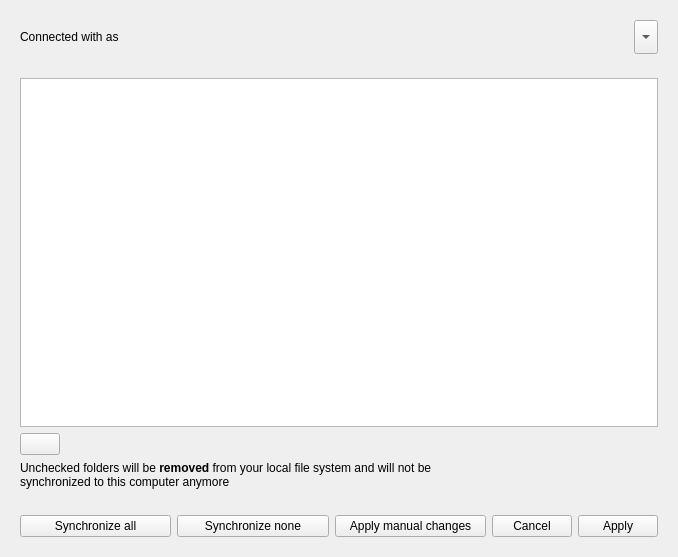
<?xml version="1.0" encoding="UTF-8"?>
<ui version="4.0">
 <class>CUR::AccountSettings</class>
 <widget class="QWidget" name="CUR::AccountSettings">
  <property name="geometry">
   <rect>
    <x>0</x>
    <y>0</y>
    <width>678</width>
    <height>557</height>
   </rect>
  </property>
  <property name="windowTitle">
   <string>Form</string>
  </property>
  <layout class="QVBoxLayout" name="verticalLayout_2">
   <item>
    <widget class="QWidget" name="accountStatus" native="true">
     <layout class="QHBoxLayout" name="horizontalLayout_4">
      <item>
       <widget class="QLabel" name="connectLabel">
        <property name="sizePolicy">
         <sizepolicy hsizetype="MinimumExpanding" vsizetype="Preferred">
          <horstretch>0</horstretch>
          <verstretch>0</verstretch>
         </sizepolicy>
        </property>
        <property name="text">
         <string>Connected with &lt;server&gt; as &lt;user&gt;</string>
        </property>
        <property name="textFormat">
         <enum>Qt::TextFormat::RichText</enum>
        </property>
        <property name="wordWrap">
         <bool>true</bool>
        </property>
        <property name="openExternalLinks">
         <bool>true</bool>
        </property>
       </widget>
      </item>
      <item>
       <widget class="CUR::ArrowToolButton" name="_accountToolbox">
        <property name="minimumSize">
         <size>
          <width>0</width>
          <height>34</height>
         </size>
        </property>
        <property name="cursor">
         <cursorShape>PointingHandCursor</cursorShape>
        </property>
        <property name="text">
         <string>...</string>
        </property>
        <property name="arrowType">
         <enum>Qt::ArrowType::DownArrow</enum>
        </property>
       </widget>
      </item>
     </layout>
    </widget>
   </item>
   <item>
    <widget class="QStackedWidget" name="stackedWidget">
     <property name="sizePolicy">
      <sizepolicy hsizetype="Expanding" vsizetype="Expanding">
       <horstretch>0</horstretch>
       <verstretch>5</verstretch>
      </sizepolicy>
     </property>
     <property name="currentIndex">
      <number>1</number>
     </property>
     <widget class="QWidget" name="loadingPage">
      <layout class="QVBoxLayout" name="verticalLayout_4">
       <item>
        <spacer name="verticalSpacer_2">
         <property name="orientation">
          <enum>Qt::Orientation::Vertical</enum>
         </property>
         <property name="sizeHint" stdset="0">
          <size>
           <width>20</width>
           <height>40</height>
          </size>
         </property>
        </spacer>
       </item>
       <item>
        <widget class="QLabel" name="label">
         <property name="text">
          <string>Preparing the account</string>
         </property>
         <property name="alignment">
          <set>Qt::AlignmentFlag::AlignCenter</set>
         </property>
        </widget>
       </item>
       <item>
        <layout class="QHBoxLayout" name="horizontalLayout_6">
         <item>
          <widget class="QProgressIndicator" name="spinner" native="true"/>
         </item>
        </layout>
       </item>
       <item>
        <spacer name="verticalSpacer_3">
         <property name="orientation">
          <enum>Qt::Orientation::Vertical</enum>
         </property>
         <property name="sizeHint" stdset="0">
          <size>
           <width>20</width>
           <height>40</height>
          </size>
         </property>
        </spacer>
       </item>
      </layout>
     </widget>
     <widget class="QWidget" name="folderListPage">
      <layout class="QVBoxLayout" name="verticalLayout_6">
       <item>
        <widget class="QTreeView" name="_folderList">
         <property name="sizePolicy">
          <sizepolicy hsizetype="MinimumExpanding" vsizetype="Expanding">
           <horstretch>0</horstretch>
           <verstretch>5</verstretch>
          </sizepolicy>
         </property>
         <property name="contextMenuPolicy">
          <enum>Qt::ContextMenuPolicy::CustomContextMenu</enum>
         </property>
         <property name="editTriggers">
          <set>QAbstractItemView::EditTrigger::NoEditTriggers</set>
         </property>
         <property name="animated">
          <bool>true</bool>
         </property>
        </widget>
       </item>
       <item>
        <layout class="QHBoxLayout" name="horizontalLayout_5">
         <item>
          <widget class="QPushButton" name="addButton">
           <property name="cursor">
            <cursorShape>PointingHandCursor</cursorShape>
           </property>
           <property name="text">
            <string/>
           </property>
          </widget>
         </item>
         <item>
          <spacer name="addButtonSpacer">
           <property name="orientation">
            <enum>Qt::Orientation::Horizontal</enum>
           </property>
           <property name="sizeHint" stdset="0">
            <size>
             <width>40</width>
             <height>20</height>
            </size>
           </property>
          </spacer>
         </item>
        </layout>
       </item>
       <item>
        <widget class="QWidget" name="selectiveSyncStatus" native="true">
         <layout class="QHBoxLayout" name="horizontalLayout_3">
          <property name="leftMargin">
           <number>0</number>
          </property>
          <property name="topMargin">
           <number>0</number>
          </property>
          <property name="rightMargin">
           <number>0</number>
          </property>
          <property name="bottomMargin">
           <number>0</number>
          </property>
          <item>
           <layout class="QVBoxLayout" name="verticalLayout_3">
            <item>
             <widget class="QLabel" name="selectiveSyncLabel">
              <property name="sizePolicy">
               <sizepolicy hsizetype="MinimumExpanding" vsizetype="Maximum">
                <horstretch>0</horstretch>
                <verstretch>0</verstretch>
               </sizepolicy>
              </property>
              <property name="text">
               <string>Unchecked folders will be &lt;b&gt;removed&lt;/b&gt; from your local file system and will not be synchronized to this computer anymore</string>
              </property>
              <property name="textFormat">
               <enum>Qt::TextFormat::RichText</enum>
              </property>
              <property name="wordWrap">
               <bool>true</bool>
              </property>
              <property name="openExternalLinks">
               <bool>true</bool>
              </property>
             </widget>
            </item>
            <item>
             <widget class="QWidget" name="bigFolderUi" native="true">
              <layout class="QVBoxLayout" name="verticalLayout">
               <property name="leftMargin">
                <number>0</number>
               </property>
               <property name="topMargin">
                <number>0</number>
               </property>
               <property name="rightMargin">
                <number>0</number>
               </property>
               <property name="bottomMargin">
                <number>0</number>
               </property>
               <item>
                <widget class="QLabel" name="selectiveSyncNotification">
                 <property name="styleSheet">
                  <string notr="true">color: red</string>
                 </property>
                 <property name="text">
                  <string/>
                 </property>
                 <property name="wordWrap">
                  <bool>true</bool>
                 </property>
                </widget>
               </item>
               <item>
                <layout class="QHBoxLayout" name="horizontalLayout_2">
                 <item>
                  <widget class="QPushButton" name="bigFolderSyncAll">
                   <property name="cursor">
                    <cursorShape>PointingHandCursor</cursorShape>
                   </property>
                   <property name="text">
                    <string>Synchronize all</string>
                   </property>
                  </widget>
                 </item>
                 <item>
                  <widget class="QPushButton" name="bigFolderSyncNone">
                   <property name="cursor">
                    <cursorShape>PointingHandCursor</cursorShape>
                   </property>
                   <property name="text">
                    <string>Synchronize none</string>
                   </property>
                  </widget>
                 </item>
                 <item>
                  <widget class="QPushButton" name="bigFolderApply">
                   <property name="cursor">
                    <cursorShape>PointingHandCursor</cursorShape>
                   </property>
                   <property name="text">
                    <string>Apply manual changes</string>
                   </property>
                  </widget>
                 </item>
                </layout>
               </item>
              </layout>
             </widget>
            </item>
           </layout>
          </item>
          <item>
           <layout class="QVBoxLayout" name="verticalLayout_5">
            <item>
             <spacer name="verticalSpacer">
              <property name="orientation">
               <enum>Qt::Orientation::Vertical</enum>
              </property>
              <property name="sizeHint" stdset="0">
               <size>
                <width>20</width>
                <height>40</height>
               </size>
              </property>
             </spacer>
            </item>
            <item>
             <widget class="QWidget" name="selectiveSyncButtons" native="true">
              <layout class="QHBoxLayout" name="horizontalLayout">
               <property name="leftMargin">
                <number>0</number>
               </property>
               <property name="topMargin">
                <number>0</number>
               </property>
               <property name="rightMargin">
                <number>0</number>
               </property>
               <property name="bottomMargin">
                <number>0</number>
               </property>
               <item>
                <widget class="QPushButton" name="selectiveSyncCancel">
                 <property name="sizePolicy">
                  <sizepolicy hsizetype="Minimum" vsizetype="Maximum">
                   <horstretch>0</horstretch>
                   <verstretch>0</verstretch>
                  </sizepolicy>
                 </property>
                 <property name="cursor">
                  <cursorShape>PointingHandCursor</cursorShape>
                 </property>
                 <property name="text">
                  <string>Cancel</string>
                 </property>
                </widget>
               </item>
               <item>
                <widget class="QPushButton" name="selectiveSyncApply">
                 <property name="sizePolicy">
                  <sizepolicy hsizetype="Minimum" vsizetype="Maximum">
                   <horstretch>0</horstretch>
                   <verstretch>0</verstretch>
                  </sizepolicy>
                 </property>
                 <property name="cursor">
                  <cursorShape>PointingHandCursor</cursorShape>
                 </property>
                 <property name="text">
                  <string>Apply</string>
                 </property>
                </widget>
               </item>
              </layout>
             </widget>
            </item>
           </layout>
          </item>
         </layout>
        </widget>
       </item>
      </layout>
     </widget>
    </widget>
   </item>
  </layout>
 </widget>
 <customwidgets>
  <customwidget>
   <class>QProgressIndicator</class>
   <extends>QWidget</extends>
   <header>QProgressIndicator.h</header>
   <container>1</container>
  </customwidget>
  <customwidget>
   <class>CUR::ArrowToolButton</class>
   <extends>QToolButton</extends>
   <header>customui/arrow_toolbutton.h</header>
  </customwidget>
 </customwidgets>
 <resources/>
 <connections/>
</ui>
